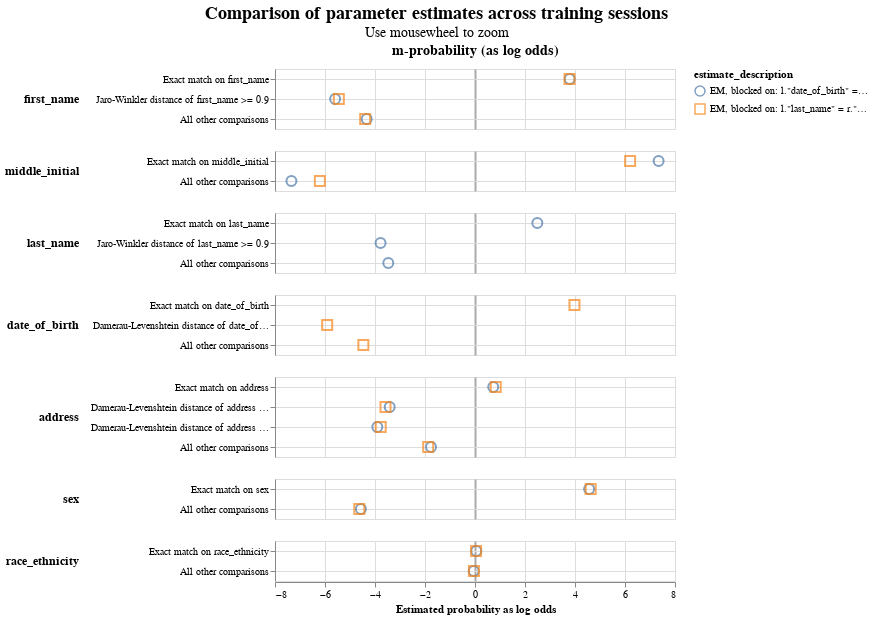

This figure's notebook cell:
### Markdown cell above
For variables that aren't used in the `m`-training blocking rules, we have two estimates --- one from each of the training sessions (see for example `address`). We can have a look at how the values compare between them, to ensure that we don't have drastically different values, which may be indicative of an issue.

### Code cell
linker.visualisations.parameter_estimate_comparisons_chart()

### Figure 1 — Vega-Lite specification as saved in the notebook (floating-point values rounded to 4 significant figures)
{"config": {"view": {"continuousWidth": 400, "continuousHeight": 300}, "title": {"anchor": "middle", "fontSize": 18, "subtitleFontSize": 14}}, "data": {"name": "data-936091eee1ccf589394be07410418274"}, "mark": {"type": "point", "filled": false, "opacity": 0.7, "size": 100}, "encoding": {"color": {"field": "estimate_description", "type": "nominal"}, "column": {"align": "each", "field": "col_header", "header": {"labelFontSize": 14, "labelFontWeight": "bold"}, "title": null, "type": "nominal"}, "row": {"align": "each", "field": "comparison_name", "header": {"labelAlign": "left", "labelAnchor": "middle", "labelAngle": 0, "labelFontSize": 12, "labelFontWeight": "bold"}, "sort": {"field": "comparison_sort_order"}, "title": null, "type": "nominal"}, "shape": {"field": "estimate_description", "scale": {"range": ["circle", "square", "triangle", "diamond"]}, "type": "nominal"}, "tooltip": [{"field": "comparison_name", "type": "nominal"}, {"field": "estimate_description", "type": "nominal"}, {"field": "estimated_probability", "type": "quantitative"}], "x": {"axis": {"gridColor": {"condition": {"test": "abs(datum.value / 10)  <= 1 & datum.value % 10 === 0", "value": "#aaa"}, "value": "#ddd"}, "gridDash": {"condition": {"test": "abs(datum.value / 10) == 1", "value": [3]}, "value": null}, "gridWidth": {"condition": {"test": "abs(datum.value / 10)  <= 1 & datum.value % 10 === 0", "value": 2}, "value": 1}}, "field": "estimated_probability_as_log_odds", "title": "Estimated probability as log odds", "type": "quantitative"}, "y": {"axis": {"grid": true, "title": null}, "field": "comparison_level_label", "sort": {"field": "comparison_vector_value", "order": "descending"}, "type": "nominal"}}, "params": [{"name": "mouse_zoom", "select": {"type": "interval", "encodings": ["x"]}, "bind": "scales"}], "resolve": {"scale": {"y": "independent"}}, "title": {"text": "Comparison of parameter estimates across training sessions", "subtitle": "Use mousewheel to zoom"}, "transform": [{"calculate": "datum.m_or_u + '-probability (as log odds)'", "as": "col_header"}], "$schema": "https://vega.github.io/schema/vega-lite/v5.9.3.json", "datasets": {"data-936091eee1ccf589394be07410418274": [{"m_or_u": "m", "estimated_probability": 0.9325, "estimate_description": "EM, blocked on: l.\"date_of_birth\" = r.\"date_of_birth\"", "estimated_probability_as_log_odds": 3.787, "sql_condition": "\"first_name_l\" = \"first_name_r\"", "comparison_level_label": "Exact match on first_name", "comparison_vector_value": 2, "comparison_name": "first_name", "comparison_sort_order": 0}, {"m_or_u": "m", "estimated_probability": 0.9322, "estimate_description": "EM, blocked on: l.\"last_name\" = r.\"last_name\"", "estimated_probability_as_log_odds": 3.78, "sql_condition": "\"first_name_l\" = \"first_name_r\"", "comparison_level_label": "Exact match on first_name", "comparison_vector_value": 2, "comparison_name": "first_name", "comparison_sort_order": 0}, {"m_or_u": "m", "estimated_probability": 0.02027, "estimate_description": "EM, blocked on: l.\"date_of_birth\" = r.\"date_of_birth\"", "estimated_probability_as_log_odds": -5.595, "sql_condition": "jaro_winkler_similarity(\"first_name_l\", \"first_name_r\") >= 0.9", "comparison_level_label": "Jaro-Winkler distance of first_name >= 0.9", "comparison_vector_value": 1, "comparison_name": "first_name", "comparison_sort_order": 0}, {"m_or_u": "m", "estimated_probability": 0.02241, "estimate_description": "EM, blocked on: l.\"last_name\" = r.\"last_name\"", "estimated_probability_as_log_odds": -5.447, "sql_condition": "jaro_winkler_similarity(\"first_name_l\", \"first_name_r\") >= 0.9", "comparison_level_label": "Jaro-Winkler distance of first_name >= 0.9", "comparison_vector_value": 1, "comparison_name": "first_name", "comparison_sort_order": 0}, {"m_or_u": "m", "estimated_probability": 0.04726, "estimate_description": "EM, blocked on: l.\"date_of_birth\" = r.\"date_of_birth\"", "estimated_probability_as_log_odds": -4.333, "sql_condition": "ELSE", "comparison_level_label": "All other comparisons", "comparison_vector_value": 0, "comparison_name": "first_name", "comparison_sort_order": 0}, {"m_or_u": "m", "estimated_probability": 0.04543, "estimate_description": "EM, blocked on: l.\"last_name\" = r.\"last_name\"", "estimated_probability_as_log_odds": -4.393, "sql_condition": "ELSE", "comparison_level_label": "All other comparisons", "comparison_vector_value": 0, "comparison_name": "first_name", "comparison_sort_order": 0}, {"m_or_u": "m", "estimated_probability": 0.9939, "estimate_description": "EM, blocked on: l.\"date_of_birth\" = r.\"date_of_birth\"", "estimated_probability_as_log_odds": 7.344, "sql_condition": "\"middle_initial_l\" = \"middle_initial_r\"", "comparison_level_label": "Exact match on middle_initial", "comparison_vector_value": 1, "comparison_name": "middle_initial", "comparison_sort_order": 1}, {"m_or_u": "m", "estimated_probability": 0.9866, "estimate_description": "EM, blocked on: l.\"last_name\" = r.\"last_name\"", "estimated_probability_as_log_odds": 6.206, "sql_condition": "\"middle_initial_l\" = \"middle_initial_r\"", "comparison_level_label": "Exact match on middle_initial", "comparison_vector_value": 1, "comparison_name": "middle_initial", "comparison_sort_order": 1}, {"m_or_u": "m", "estimated_probability": 0.006118, "estimate_description": "EM, blocked on: l.\"date_of_birth\" = r.\"date_of_birth\"", "estimated_probability_as_log_odds": -7.344, "sql_condition": "ELSE", "comparison_level_label": "All other comparisons", "comparison_vector_value": 0, "comparison_name": "middle_initial", "comparison_sort_order": 1}, {"m_or_u": "m", "estimated_probability": 0.01337, "estimate_description": "EM, blocked on: l.\"last_name\" = r.\"last_name\"", "estimated_probability_as_log_odds": -6.206, "sql_condition": "ELSE", "comparison_level_label": "All other comparisons", "comparison_vector_value": 0, "comparison_name": "middle_initial", "comparison_sort_order": 1}, {"m_or_u": "m", "estimated_probability": 0.8491, "estimate_description": "EM, blocked on: l.\"date_of_birth\" = r.\"date_of_birth\"", "estimated_probability_as_log_odds": 2.493, "sql_condition": "\"last_name_l\" = \"last_name_r\"", "comparison_level_label": "Exact match on last_name", "comparison_vector_value": 2, "comparison_name": "last_name", "comparison_sort_order": 2}, {"m_or_u": "m", "estimated_probability": 0.06797, "estimate_description": "EM, blocked on: l.\"date_of_birth\" = r.\"date_of_birth\"", "estimated_probability_as_log_odds": -3.777, "sql_condition": "jaro_winkler_similarity(\"last_name_l\", \"last_name_r\") >= 0.9", "comparison_level_label": "Jaro-Winkler distance of last_name >= 0.9", "comparison_vector_value": 1, "comparison_name": "last_name", "comparison_sort_order": 2}, {"m_or_u": "m", "estimated_probability": 0.08288, "estimate_description": "EM, blocked on: l.\"date_of_birth\" = r.\"date_of_birth\"", "estimated_probability_as_log_odds": -3.468, "sql_condition": "ELSE", "comparison_level_label": "All other comparisons", "comparison_vector_value": 0, "comparison_name": "last_name", "comparison_sort_order": 2}, {"m_or_u": "m", "estimated_probability": 0.9403, "estimate_description": "EM, blocked on: l.\"last_name\" = r.\"last_name\"", "estimated_probability_as_log_odds": 3.978, "sql_condition": "\"date_of_birth_l\" = \"date_of_birth_r\"", "comparison_level_label": "Exact match on date_of_birth", "comparison_vector_value": 2, "comparison_name": "date_of_birth", "comparison_sort_order": 3}, {"m_or_u": "m", "estimated_probability": 0.01634, "estimate_description": "EM, blocked on: l.\"last_name\" = r.\"last_name\"", "estimated_probability_as_log_odds": -5.912, "sql_condition": "damerau_levenshtein(\"date_of_birth_l\", \"date_of_birth_r\") <= 1", "comparison_level_label": "Damerau-Levenshtein distance of date_of_birth <= 1", "comparison_vector_value": 1, "comparison_name": "date_of_birth", "comparison_sort_order": 3}, {"m_or_u": "m", "estimated_probability": 0.04332, "estimate_description": "EM, blocked on: l.\"last_name\" = r.\"last_name\"", "estimated_probability_as_log_odds": -4.465, "sql_condition": "ELSE", "comparison_level_label": "All other comparisons", "comparison_vector_value": 0, "comparison_name": "date_of_birth", "comparison_sort_order": 3}, {"m_or_u": "m", "estimated_probability": 0.6237, "estimate_description": "EM, blocked on: l.\"date_of_birth\" = r.\"date_of_birth\"", "estimated_probability_as_log_odds": 0.7288, "sql_condition": "\"address_l\" = \"address_r\"", "comparison_level_label": "Exact match on address", "comparison_vector_value": 3, "comparison_name": "address", "comparison_sort_order": 4}, {"m_or_u": "m", "estimated_probability": 0.64, "estimate_description": "EM, blocked on: l.\"last_name\" = r.\"last_name\"", "estimated_probability_as_log_odds": 0.8303, "sql_condition": "\"address_l\" = \"address_r\"", "comparison_level_label": "Exact match on address", "comparison_vector_value": 3, "comparison_name": "address", "comparison_sort_order": 4}, {"m_or_u": "m", "estimated_probability": 0.08588, "estimate_description": "EM, blocked on: l.\"date_of_birth\" = r.\"date_of_birth\"", "estimated_probability_as_log_odds": -3.412, "sql_condition": "damerau_levenshtein(\"address_l\", \"address_r\") <= 1", "comparison_level_label": "Damerau-Levenshtein distance of address <= 1", "comparison_vector_value": 2, "comparison_name": "address", "comparison_sort_order": 4}, {"m_or_u": "m", "estimated_probability": 0.07716, "estimate_description": "EM, blocked on: l.\"last_name\" = r.\"last_name\"", "estimated_probability_as_log_odds": -3.58, "sql_condition": "damerau_levenshtein(\"address_l\", \"address_r\") <= 1", "comparison_level_label": "Damerau-Levenshtein distance of address <= 1", "comparison_vector_value": 2, "comparison_name": "address", "comparison_sort_order": 4}, {"m_or_u": "m", "estimated_probability": 0.06246, "estimate_description": "EM, blocked on: l.\"date_of_birth\" = r.\"date_of_birth\"", "estimated_probability_as_log_odds": -3.908, "sql_condition": "damerau_levenshtein(\"address_l\", \"address_r\") <= 2", "comparison_level_label": "Damerau-Levenshtein distance of address <= 2", "comparison_vector_value": 1, "comparison_name": "address", "comparison_sort_order": 4}, {"m_or_u": "m", "estimated_probability": 0.06826, "estimate_description": "EM, blocked on: l.\"last_name\" = r.\"last_name\"", "estimated_probability_as_log_odds": -3.771, "sql_condition": "damerau_levenshtein(\"address_l\", \"address_r\") <= 2", "comparison_level_label": "Damerau-Levenshtein distance of address <= 2", "comparison_vector_value": 1, "comparison_name": "address", "comparison_sort_order": 4}, {"m_or_u": "m", "estimated_probability": 0.228, "estimate_description": "EM, blocked on: l.\"date_of_birth\" = r.\"date_of_birth\"", "estimated_probability_as_log_odds": -1.76, "sql_condition": "ELSE", "comparison_level_label": "All other comparisons", "comparison_vector_value": 0, "comparison_name": "address", "comparison_sort_order": 4}, {"m_or_u": "m", "estimated_probability": 0.2146, "estimate_description": "EM, blocked on: l.\"last_name\" = r.\"last_name\"", "estimated_probability_as_log_odds": -1.872, "sql_condition": "ELSE", "comparison_level_label": "All other comparisons", "comparison_vector_value": 0, "comparison_name": "address", "comparison_sort_order": 4}, {"m_or_u": "m", "estimated_probability": 0.9595, "estimate_description": "EM, blocked on: l.\"date_of_birth\" = r.\"date_of_birth\"", "estimated_probability_as_log_odds": 4.565, "sql_condition": "\"sex_l\" = \"sex_r\"", "comparison_level_label": "Exact match on sex", "comparison_vector_value": 1, "comparison_name": "sex", "comparison_sort_order": 5}, {"m_or_u": "m", "estimated_probability": 0.9611, "estimate_description": "EM, blocked on: l.\"last_name\" = r.\"last_name\"", "estimated_probability_as_log_odds": 4.627, "sql_condition": "\"sex_l\" = \"sex_r\"", "comparison_level_label": "Exact match on sex", "comparison_vector_value": 1, "comparison_name": "sex", "comparison_sort_order": 5}, {"m_or_u": "m", "estimated_probability": 0.04054, "estimate_description": "EM, blocked on: l.\"date_of_birth\" = r.\"date_of_birth\"", "estimated_probability_as_log_odds": -4.565, "sql_condition": "ELSE", "comparison_level_label": "All other comparisons", "comparison_vector_value": 0, "comparison_name": "sex", "comparison_sort_order": 5}, {"m_or_u": "m", "estimated_probability": 0.03889, "estimate_description": "EM, blocked on: l.\"last_name\" = r.\"last_name\"", "estimated_probability_as_log_odds": -4.627, "sql_condition": "ELSE", "comparison_level_label": "All other comparisons", "comparison_vector_value": 0, "comparison_name": "sex", "comparison_sort_order": 5}, {"m_or_u": "m", "estimated_probability": 0.5086, "estimate_description": "EM, blocked on: l.\"date_of_birth\" = r.\"date_of_birth\"", "estimated_probability_as_log_odds": 0.04981, "sql_condition": "\"race_ethnicity_l\" = \"race_ethnicity_r\"", "comparison_level_label": "Exact match on race_ethnicity", "comparison_vector_value": 1, "comparison_name": "race_ethnicity", "comparison_sort_order": 6}, {"m_or_u": "m", "estimated_probability": 0.5075, "estimate_description": "EM, blocked on: l.\"last_name\" = r.\"last_name\"", "estimated_probability_as_log_odds": 0.0433, "sql_condition": "\"race_ethnicity_l\" = \"race_ethnicity_r\"", "comparison_level_label": "Exact match on race_ethnicity", "comparison_vector_value": 1, "comparison_name": "race_ethnicity", "comparison_sort_order": 6}, {"m_or_u": "m", "estimated_probability": 0.4914, "estimate_description": "EM, blocked on: l.\"date_of_birth\" = r.\"date_of_birth\"", "estimated_probability_as_log_odds": -0.04981, "sql_condition": "ELSE", "comparison_level_label": "All other comparisons", "comparison_vector_value": 0, "comparison_name": "race_ethnicity", "comparison_sort_order": 6}, {"m_or_u": "m", "estimated_probability": 0.4925, "estimate_description": "EM, blocked on: l.\"last_name\" = r.\"last_name\"", "estimated_probability_as_log_odds": -0.0433, "sql_condition": "ELSE", "comparison_level_label": "All other comparisons", "comparison_vector_value": 0, "comparison_name": "race_ethnicity", "comparison_sort_order": 6}]}}
